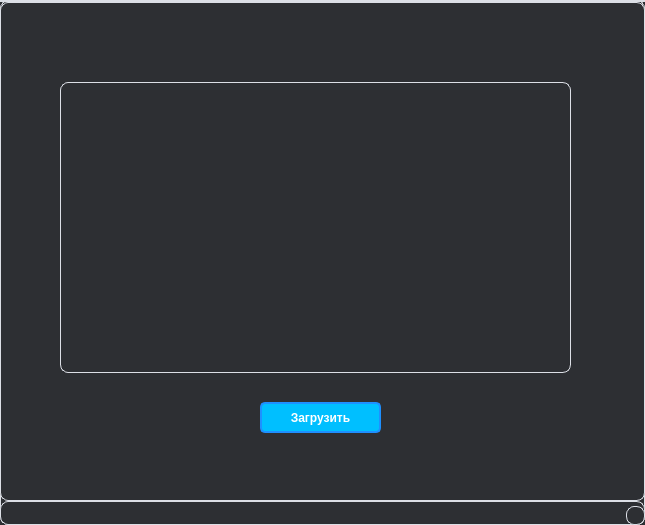
<?xml version="1.0" encoding="UTF-8"?>
<ui version="4.0">
 <class>MainWindow</class>
 <widget class="QMainWindow" name="MainWindow">
  <property name="geometry">
   <rect>
    <x>0</x>
    <y>0</y>
    <width>645</width>
    <height>525</height>
   </rect>
  </property>
  <property name="minimumSize">
   <size>
    <width>645</width>
    <height>525</height>
   </size>
  </property>
  <property name="maximumSize">
   <size>
    <width>645</width>
    <height>525</height>
   </size>
  </property>
  <property name="windowTitle">
   <string>Таблица пользователей</string>
  </property>
  <property name="styleSheet">
   <string notr="true">background-color: #2D2F33;
 border: 1px solid #dcdfe6;
border-radius: 8px;
gridline-color: #f0f0f0;
selection-background-color: #eef2ff; 
selection-color: #4776E6; </string>
  </property>
  <widget class="QWidget" name="centralwidget">
   <widget class="QTableWidget" name="tableWidget">
    <property name="geometry">
     <rect>
      <x>60</x>
      <y>80</y>
      <width>511</width>
      <height>291</height>
     </rect>
    </property>
    <property name="contextMenuPolicy">
     <enum>Qt::ContextMenuPolicy::DefaultContextMenu</enum>
    </property>
   </widget>
   <widget class="QPushButton" name="pushButton">
    <property name="geometry">
     <rect>
      <x>260</x>
      <y>400</y>
      <width>121</width>
      <height>31</height>
     </rect>
    </property>
    <property name="styleSheet">
     <string notr="true">QPushButton {
    background-color: #00BFFF;
    color: white;
    border: 2px solid #1E90FF;
    border-radius: 5px;
    padding: 5px 10px;
   font-weight: bold;
}
QPushButton:hover {
    background-color: #1E90FF;
    }</string>
    </property>
    <property name="text">
     <string>Загрузить</string>
    </property>
   </widget>
  </widget>
  <widget class="QMenuBar" name="menubar">
   <property name="geometry">
    <rect>
     <x>0</x>
     <y>0</y>
     <width>645</width>
     <height>23</height>
    </rect>
   </property>
  </widget>
  <widget class="QStatusBar" name="statusbar"/>
 </widget>
 <resources/>
 <connections/>
</ui>
